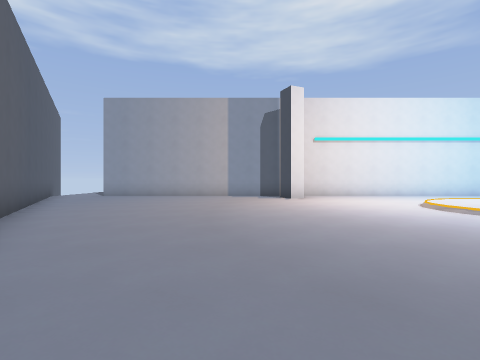
View 1 (above)

16 first-person views from a walk through a 3-D level made in the Godot game engine. The camera is 1.3 m above the floor, looks level and sees 85° across. The floor is counted in squares, 2 m on a side. Each view is taken from the middle of a square. On the plan, view 1 faces up. The plan holds only what a view shows up to about 9 squares ahead; the rest is blank.

View 2
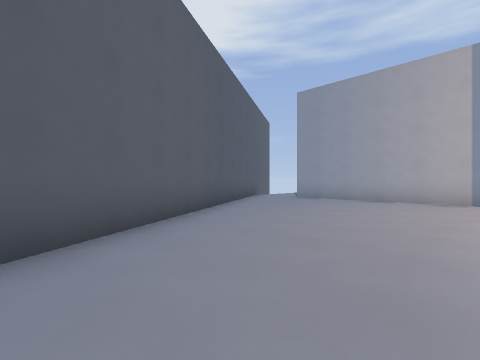

View 3
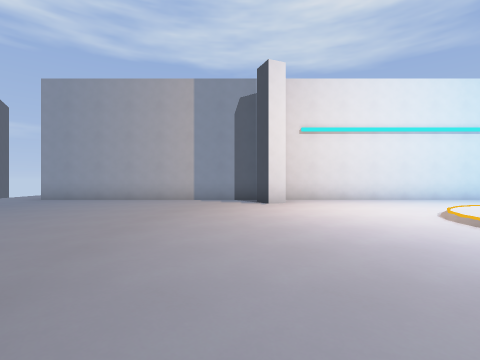

View 4
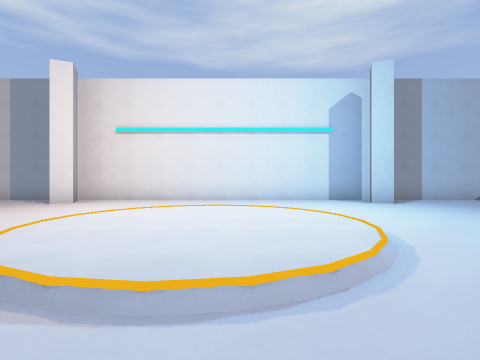

View 5
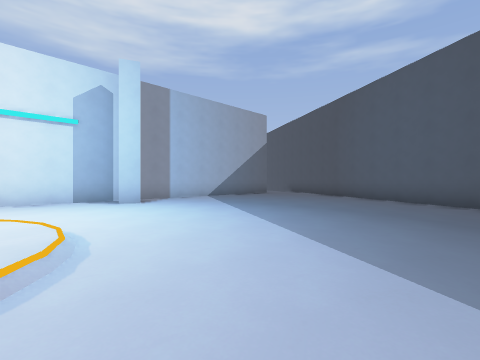

View 6
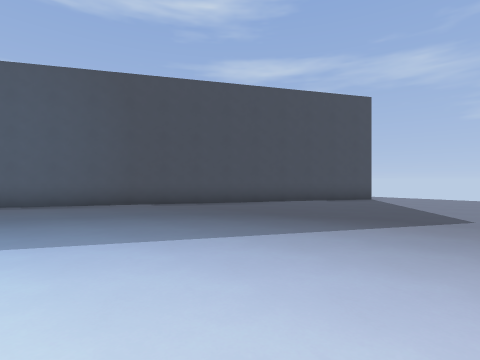

View 7
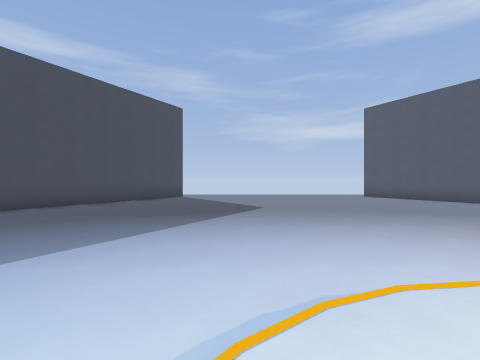

View 8
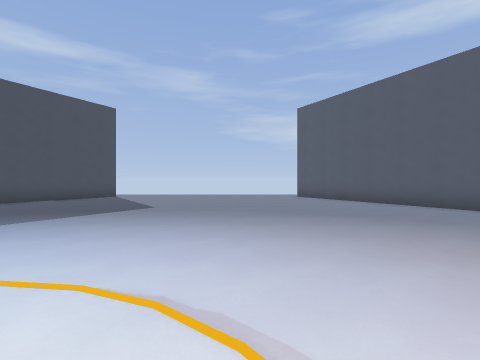

View 9
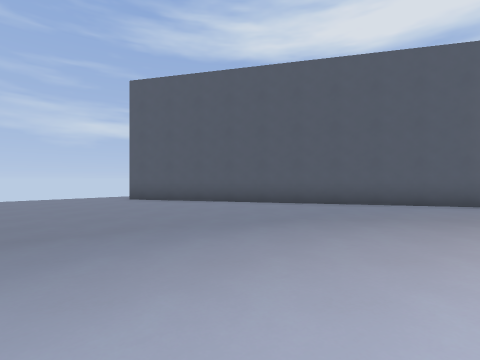

View 10
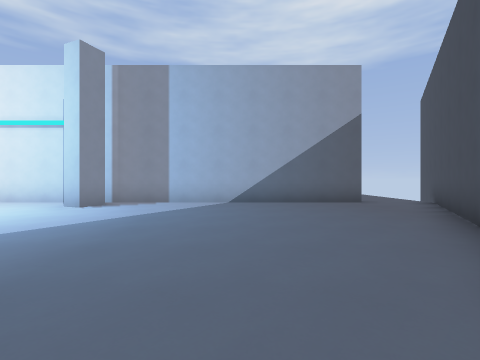

View 11
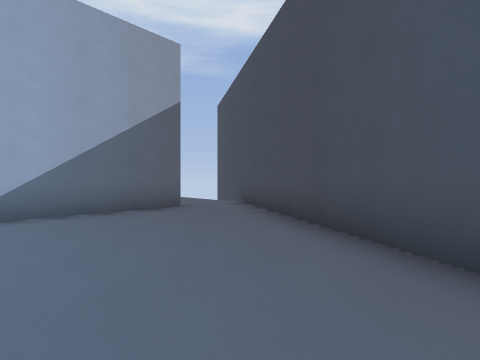

View 12
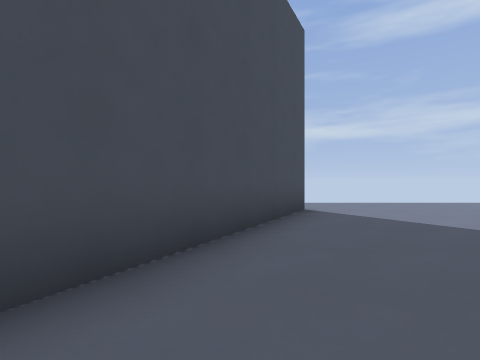

View 13
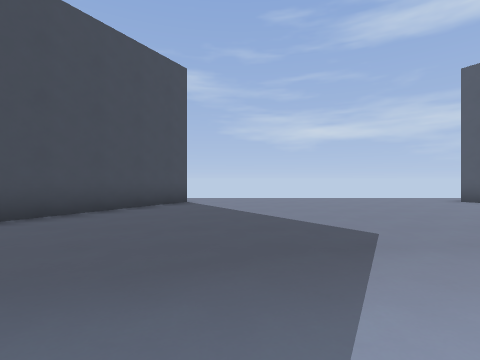

View 14
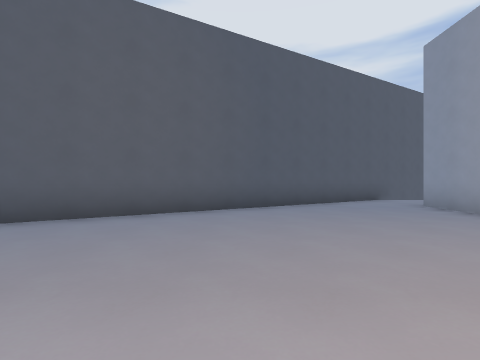

View 15
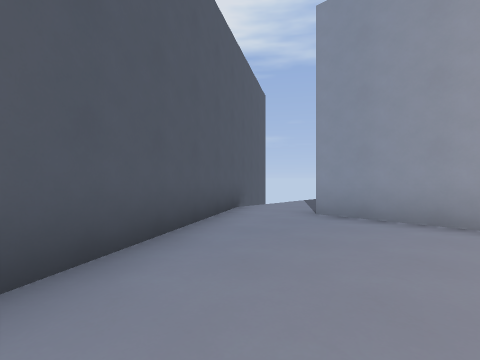

View 16
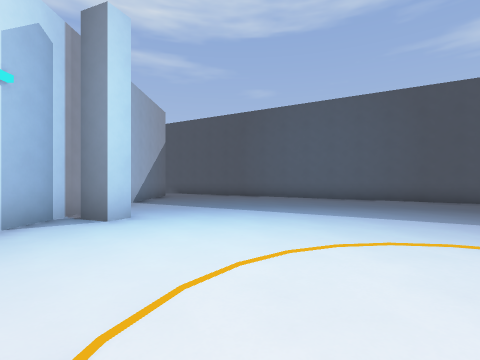

### Floor plan
Key: @ floor where view 1 was taken; # wall or solid block; . main floor; : floor 0.25 m higher than the main floor; / step, stairs or slope.
Columns run from 8 left of view 1 to 21 right of it. Each row starts with its distance up from view 1.
 12 #..                        ..#
 11 #..########################..#
 10 #.........#........#.........#
  9 ###........................###
  8   #........................#
  7   ##........./::/.........##
  6    #.........::::.........#
  5    ##........::::........##
  4     #......../::/........#
  3     ##..................##
  2      ##................ #
  1       #................#
  0       ##@.............##
 -1        #..............#
 -2        ##............##
 -3         #........... #
 -4         ##..........#
 -5          ##........##
 -6           #........#
 -7           ..........
 -8           .........

Where each view was taken, in squares from view 1:
view 1: 0 up, 0 right, facing up
view 2: 2 up, 0 right, facing up-left
view 3: 2 up, 1 right, facing up
view 4: 2 up, 7 right, facing up
view 5: 2 up, 8 right, facing up-right
view 6: 4 up, 7 right, facing down-right
view 7: 5 up, 8 right, facing down
view 8: 5 up, 5 right, facing down
view 9: 2 up, 6 right, facing down-left
view 10: 3 up, 15 right, facing up
view 11: 5 up, 15 right, facing up-right
view 12: 1 down, 12 right, facing down
view 13: 1 up, 9 right, facing down
view 14: 6 up, 1 right, facing left
view 15: 6 up, 3 left, facing up-left
view 16: 7 up, 6 right, facing right
